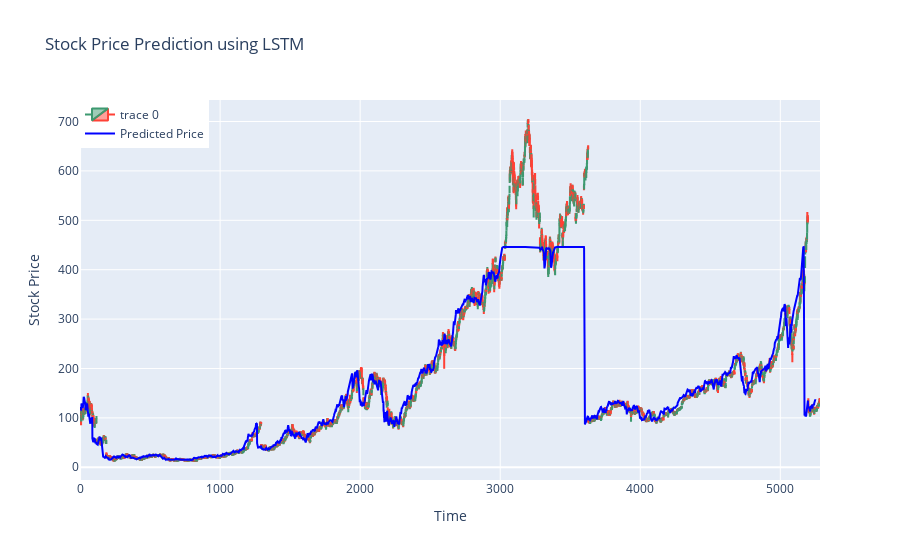

Notebook cell for this chart:
### Code cell
# Plotting the results
fig = go.Figure(data=[go.Candlestick(x=data.index,
                open=data['Open'],
                high=data['High'],
                low=data['Low'],
                close=data['Close'])])
predicted_prices = np.concatenate([train_predictions, test_predictions])

# Prediction
fig.add_trace(go.Scatter(x=data.index, y=predicted_prices.flatten(), mode='lines', name='Predicted Price',line=dict(color='blue')))

# Labels
fig.update_layout(title='Stock Price Prediction using LSTM',
                   xaxis_title='Time',
                   yaxis_title='Stock Price',
                   showlegend=True,
                   legend=dict(x=0, y=1))

fig.update_layout(xaxis_rangeslider_visible=False)
fig.show()

### Figure 1 — Plotly figure (JSON) as saved in the notebook; plotly's stock layout.template omitted (floating-point values rounded to 4 significant figures; data arrays with more than 128 entries replaced by an {"elided": "..."} marker saying what was removed)
{"data": [{"close": {"elided": "5284 float values"}, "high": {"elided": "5284 float values"}, "low": {"elided": "5284 float values"}, "open": {"elided": "5284 float values"}, "type": "candlestick", "x": {"elided": "5284 int values"}}, {"line": {"color": "blue"}, "mode": "lines", "name": "Predicted Price", "type": "scatter", "x": {"elided": "5284 int values"}, "y": {"elided": "5253 float values"}}], "layout": {"legend": {"x": 0, "y": 1}, "showlegend": true, "title": {"text": "Stock Price Prediction using LSTM"}, "xaxis": {"rangeslider": {"visible": false}, "title": {"text": "Time"}}, "yaxis": {"title": {"text": "Stock Price"}}}}
